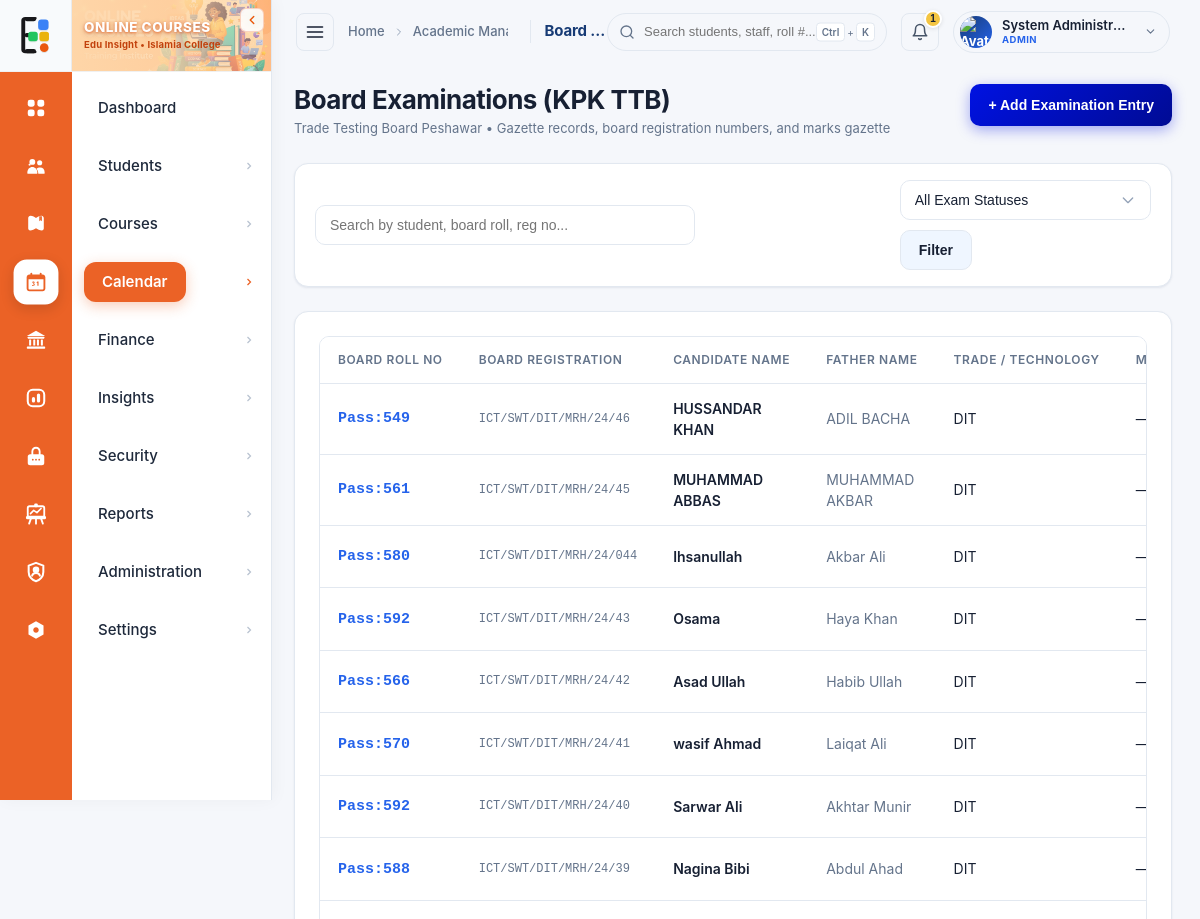
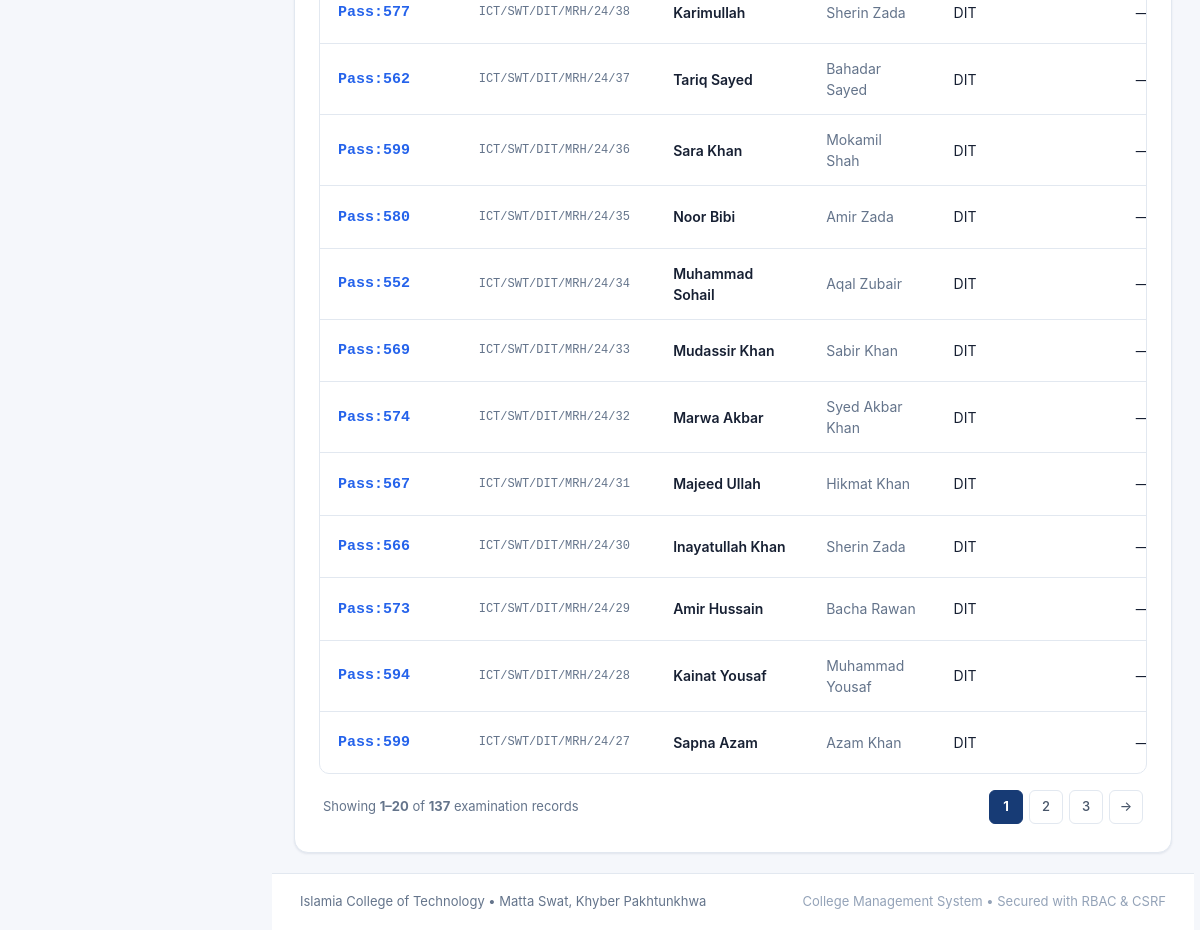
The app's page /modules/board-examinations/index.php (signed in) with its own data (2 pictures, top to bottom).
### tables this page shows
CREATE TABLE `board_examinations` (
    `id` INT AUTO_INCREMENT PRIMARY KEY,
    `student_id` INT NOT NULL,
    `board_name` VARCHAR(100) NOT NULL DEFAULT 'Trade Testing Board (TTB) Peshawar',
    `board_registration_no` VARCHAR(100) NULL,
    `board_roll_no` VARCHAR(50) NULL,
    `trade_course_name` VARCHAR(150) NOT NULL,
    `registration_date` DATE NULL,
    `exam_fee_paid` DECIMAL(10,2) NOT NULL DEFAULT 0.00,
    `exam_status` ENUM('enrolled', 'pass', 'fail', 'absent') NOT NULL DEFAULT 'enrolled',
    `marks_obtained` DECIMAL(6,2) NULL,
    `total_marks` DECIMAL(6,2) NULL,
    `created_at` TIMESTAMP DEFAULT CURRENT_TIMESTAMP,
    CONSTRAINT `fk_board_student` FOREIGN KEY (`student_id`) REFERENCES `students` (`id`) ON DELETE CASCADE,
    INDEX `idx_board_roll` (`board_roll_no`),
    INDEX `idx_board_status` (`exam_status`)
);

CREATE TABLE `students` (
    `id` INT AUTO_INCREMENT PRIMARY KEY,
    `student_reg_no` VARCHAR(50) NOT NULL UNIQUE,
    `full_name` VARCHAR(150) NOT NULL,
    `father_name` VARCHAR(150) NULL,
    `contact_number` VARCHAR(30) NULL,
    `secondary_contact` VARCHAR(30) NULL,
    `cnic` VARCHAR(25) NULL,
    `date_of_birth` DATE NULL,
    `email` VARCHAR(100) NULL,
    `address` VARCHAR(255) NULL,
    `created_at` TIMESTAMP DEFAULT CURRENT_TIMESTAMP,
    `updated_at` TIMESTAMP DEFAULT CURRENT_TIMESTAMP ON UPDATE CURRENT_TIMESTAMP,
    INDEX `idx_student_name` (`full_name`),
    INDEX `idx_student_contact` (`contact_number`)
);

### includes/auth.php (called while the page is built, shortened)
<?php
function getCurrentUser(): ?array {
    return [
        'id'                 => (int)$_SESSION['user_id'],
        'username'           => $_SESSION['username'] ?? '',
        'full_name'          => $_SESSION['full_name'] ?? '',
        'email'              => $_SESSION['email'] ?? '',
        'phone'              => $_SESSION['phone'] ?? '',
        'role'               => $_SESSION['role'] ?? 'staff',
        'profile_photo'      => $_SESSION['profile_photo'] ?? null,
        'privacy_hide_phone' => (int)($_SESSION['privacy_hide_phone'] ?? 0),
        'privacy_hide_email' => (int)($_SESSION['privacy_hide_email'] ?? 0)
    ];
}

### modules/board-examinations/index.php (the view, shortened to what this page needs)
<?php
require_once __DIR__ . '/../../includes/auth.php';
$pdo = Database::getConnection();
$currentUser = getCurrentUser();
$userRole = strtolower($currentUser['role'] ?? 'staff');
$canManage = in_array($userRole, ['admin', 'registrar']);
$page = max(1, (int)($_GET['page'] ?? 1));
$limit = 20;
$offset = ($page - 1) * $limit;
$search = trim($_GET['search'] ?? '');
$statusFilter = trim($_GET['status'] ?? '');
$where = [];
$params = [];
$whereClause = !empty($where) ? "WHERE " . implode(" AND ", $where) : "";
$countStmt = $pdo->prepare("
    SELECT COUNT(*)
    FROM board_examinations b
    JOIN students s ON b.student_id = s.id
    {$whereClause}
");
$countStmt->execute($params);
$totalRecords = (int)$countStmt->fetchColumn();
$totalPages = max(1, ceil($totalRecords / $limit));
$sql = "
    SELECT b.*, s.full_name, s.student_reg_no, s.father_name
    FROM board_examinations b
    JOIN students s ON b.student_id = s.id
    {$whereClause}
    ORDER BY b.id DESC
    LIMIT " . (int)$limit . " OFFSET " . (int)$offset . "
";
$stmt = $pdo->prepare($sql);
$stmt->execute($params);
$boardRecords = $stmt->fetchAll();
require_once __DIR__ . '/../../includes/header.php';
?>
<div class="page-header">
    <div>
        <h1 class="page-title">Board Examinations (KPK TTB)</h1>
        <p class="page-breadcrumb">Trade Testing Board Peshawar • Gazette records, board registration numbers, and marks gazette</p>
    </div>
    <?php if ($canManage): ?>
    <div>
        <button type="button" class="btn btn-primary" onclick="openModal('addExamModal')">
            <span>+ Add Examination Entry</span>
        </button>
    </div>
    <?php endif; ?>
</div>
<div class="glass-card" style="padding: 16px 20px; margin-bottom: 24px;">
    <form method="GET" action="" class="filter-bar" style="margin-bottom: 0;">
        <div class="filter-group" style="flex: 1; max-width: 380px;">
            <input type="text" name="search" class="form-control" placeholder="Search by student, board roll, reg no..." value="<?= htmlspecialchars($search) ?>" style="min-height: 40px;">
        </div>
        <div class="filter-group">
            <select name="status" class="form-control" style="min-height: 40px; min-width: 160px;">
                <option value="">All Exam Statuses</option>
            </select>
            <button type="submit" class="btn btn-glass" style="min-height: 40px;">Filter</button>
        </div>
    </form>
</div>
<div class="glass-card">
    <div class="table-responsive">
        <table class="data-table">
            <thead>
                <tr>
                    <th>Board Roll No</th>
                    <th>Board Registration</th>
                    <th>Candidate Name</th>
                    <th>Father Name</th>
                    <th>Trade / Technology</th>
                    <th>Marks / Total</th>
                </tr>
            </thead>
            <tbody>
                <?php if (empty($boardRecords)): ?>
                    <tr>
                        <td colspan="9" class="empty-state">
                            <div class="empty-state-icon">📋</div>
                            <div class="empty-state-title">No board examination records found</div>
                        </td>
                    </tr>
                <?php else: ?>
                    <?php foreach ($boardRecords as $b):
                    ?>
                        <tr>
                            <td><strong style="color: var(--primary-light); font-family: monospace; font-size: 15px;"><?= htmlspecialchars($b['board_roll_no'] ?: 'Pending') ?></strong></td>
                            <td style="color: var(--text-muted); font-size: 12px; font-family: monospace;"><?= htmlspecialchars($b['board_registration_no'] ?: '—') ?></td>
                            <td>
                                <a href="../students/view.php?id=<?= $b['student_id'] ?>" style="color: var(--text-primary); text-decoration: none; font-weight: 600;">
                                    <?= htmlspecialchars($b['full_name']) ?>
                                </a>
                            </td>
                            <td style="color: var(--text-muted);"><?= htmlspecialchars($b['father_name'] ?: '—') ?></td>
                            <td><?= htmlspecialchars($b['trade_course_name']) ?></td>
                            <td>
                                <?= $b['marks_obtained'] !== null ? "<strong>{$b['marks_obtained']}</strong> / " . (int)$b['total_marks'] : '—' ?>
                            </td>
                        </tr>
                    <?php endforeach; ?>
                <?php endif; ?>
            </tbody>
        </table>
    </div>
    <?php if ($totalPages > 1): ?>
        <div class="pagination-wrapper">
            <div>
                Showing <strong><?= min($totalRecords, $offset + 1) ?>–<?= min($totalRecords, $offset + count($boardRecords)) ?></strong> of <strong><?= number_format($totalRecords) ?></strong> examination records
            </div>
            <div class="pagination-links">
                <?php
                $startPage = max(1, $page - 2);
                $endPage = min($totalPages, $page + 2);
                for ($p = $startPage; $p <= $endPage; $p++):
                ?>
                    <a href="?page=<?= $p ?>&search=<?= urlencode($search) ?>&status=<?= urlencode($statusFilter) ?>" class="page-btn <?= $p === $page ? 'active' : '' ?>">
                        <?= $p ?>
                    </a>
                <?php endfor; ?>
                <?php if ($page < $totalPages): ?>
                    <a href="?page=<?= $page + 1 ?>&search=<?= urlencode($search) ?>&status=<?= urlencode($statusFilter) ?>" class="page-btn">→</a>
                <?php endif; ?>
            </div>
        </div>
    <?php endif; ?>
</div>
<?php require_once __DIR__ . '/../../includes/footer.php'; ?>

### assets/css/edu_sidebar.css (style rules this page uses)
:root { --sidebar-width: 272px; --sidebar-collapsed-width: 72px; --sidebar-orange: #eb6226; --sidebar-orange-dark: #d45119; --sidebar-orange-hover: #ff7841; --sidebar-orange-light: #fef0ea; }

### records on screen
board_examinations: board_roll_no "Pass:549", board_registration_no "ICT/SWT/DIT/MRH/24/46", student.full_name "HUSSANDAR KHAN", student.father_name "ADIL BACHA", trade_course_name "DIT"
board_examinations: board_roll_no "Pass:561", board_registration_no "ICT/SWT/DIT/MRH/24/45", student.full_name "MUHAMMAD ABBAS", student.father_name "MUHAMMAD AKBAR", trade_course_name "DIT"
board_examinations: board_roll_no "Pass:580", board_registration_no "ICT/SWT/DIT/MRH/24/044", student.full_name "Ihsanullah", student.father_name "Akbar Ali", trade_course_name "DIT"
board_examinations: board_roll_no "Pass:592", board_registration_no "ICT/SWT/DIT/MRH/24/43", student.full_name "Osama", student.father_name "Haya Khan", trade_course_name "DIT"
board_examinations: board_roll_no "Pass:566", board_registration_no "ICT/SWT/DIT/MRH/24/42", student.full_name "Asad Ullah", student.father_name "Habib Ullah", trade_course_name "DIT"
board_examinations: board_roll_no "Pass:570", board_registration_no "ICT/SWT/DIT/MRH/24/41", student.full_name "wasif Ahmad", student.father_name "Laiqat Ali", trade_course_name "DIT"
board_examinations: board_roll_no "Pass:592", board_registration_no "ICT/SWT/DIT/MRH/24/40", student.full_name "Sarwar Ali", student.father_name "Akhtar Munir", trade_course_name "DIT"
board_examinations: board_roll_no "Pass:588", board_registration_no "ICT/SWT/DIT/MRH/24/39", student.full_name "Nagina Bibi", student.father_name "Abdul Ahad", trade_course_name "DIT"
board_examinations: board_roll_no "Pass:577", board_registration_no "ICT/SWT/DIT/MRH/24/38", student.full_name "Karimullah", student.father_name "Sherin Zada", trade_course_name "DIT"
board_examinations: board_roll_no "Pass:562", board_registration_no "ICT/SWT/DIT/MRH/24/37", student.full_name "Tariq Sayed", student.father_name "Bahadar Sayed", trade_course_name "DIT"
board_examinations: board_roll_no "Pass:599", board_registration_no "ICT/SWT/DIT/MRH/24/36", student.full_name "Sara Khan", student.father_name "Mokamil Shah", trade_course_name "DIT"
board_examinations: board_roll_no "Pass:580", board_registration_no "ICT/SWT/DIT/MRH/24/35", student.full_name "Noor Bibi", student.father_name "Amir Zada", trade_course_name "DIT"
board_examinations: board_roll_no "Pass:552", board_registration_no "ICT/SWT/DIT/MRH/24/34", student.full_name "Muhammad Sohail", student.father_name "Aqal Zubair", trade_course_name "DIT"
board_examinations: board_roll_no "Pass:569", board_registration_no "ICT/SWT/DIT/MRH/24/33", student.full_name "Mudassir Khan", student.father_name "Sabir Khan", trade_course_name "DIT"
board_examinations: board_roll_no "Pass:574", board_registration_no "ICT/SWT/DIT/MRH/24/32", student.full_name "Marwa Akbar", student.father_name "Syed Akbar Khan", trade_course_name "DIT"
board_examinations: board_roll_no "Pass:567", board_registration_no "ICT/SWT/DIT/MRH/24/31", student.full_name "Majeed Ullah", student.father_name "Hikmat Khan", trade_course_name "DIT"
board_examinations: board_roll_no "Pass:566", board_registration_no "ICT/SWT/DIT/MRH/24/30", student.full_name "Inayatullah Khan", student.father_name "Sherin Zada", trade_course_name "DIT"
board_examinations: board_roll_no "Pass:573", board_registration_no "ICT/SWT/DIT/MRH/24/29", student.full_name "Amir Hussain", student.father_name "Bacha Rawan", trade_course_name "DIT"
board_examinations: board_roll_no "Pass:594", board_registration_no "ICT/SWT/DIT/MRH/24/28", student.full_name "Kainat Yousaf", student.father_name "Muhammad Yousaf", trade_course_name "DIT"
board_examinations: board_roll_no "Pass:599", board_registration_no "ICT/SWT/DIT/MRH/24/27", student.full_name "Sapna Azam", student.father_name "Azam Khan", trade_course_name "DIT"

### other values on screen
$item['label'] "Dashboard"
$item['label'] "Students"
$item['label'] "Courses"
$item['label'] "Calendar"
$item['label'] "Finance"
$item['label'] "Insights"
$item['label'] "Security"
$item['label'] "Reports"
$item['label'] "Administration"
$item['label'] "Settings"
$crumb['label'] "Home"
$crumb['label'] "Academic M…"
$pageTitle "Board…"
$notifCount "1"
$currentUser['full_name'] "System Administr…"
